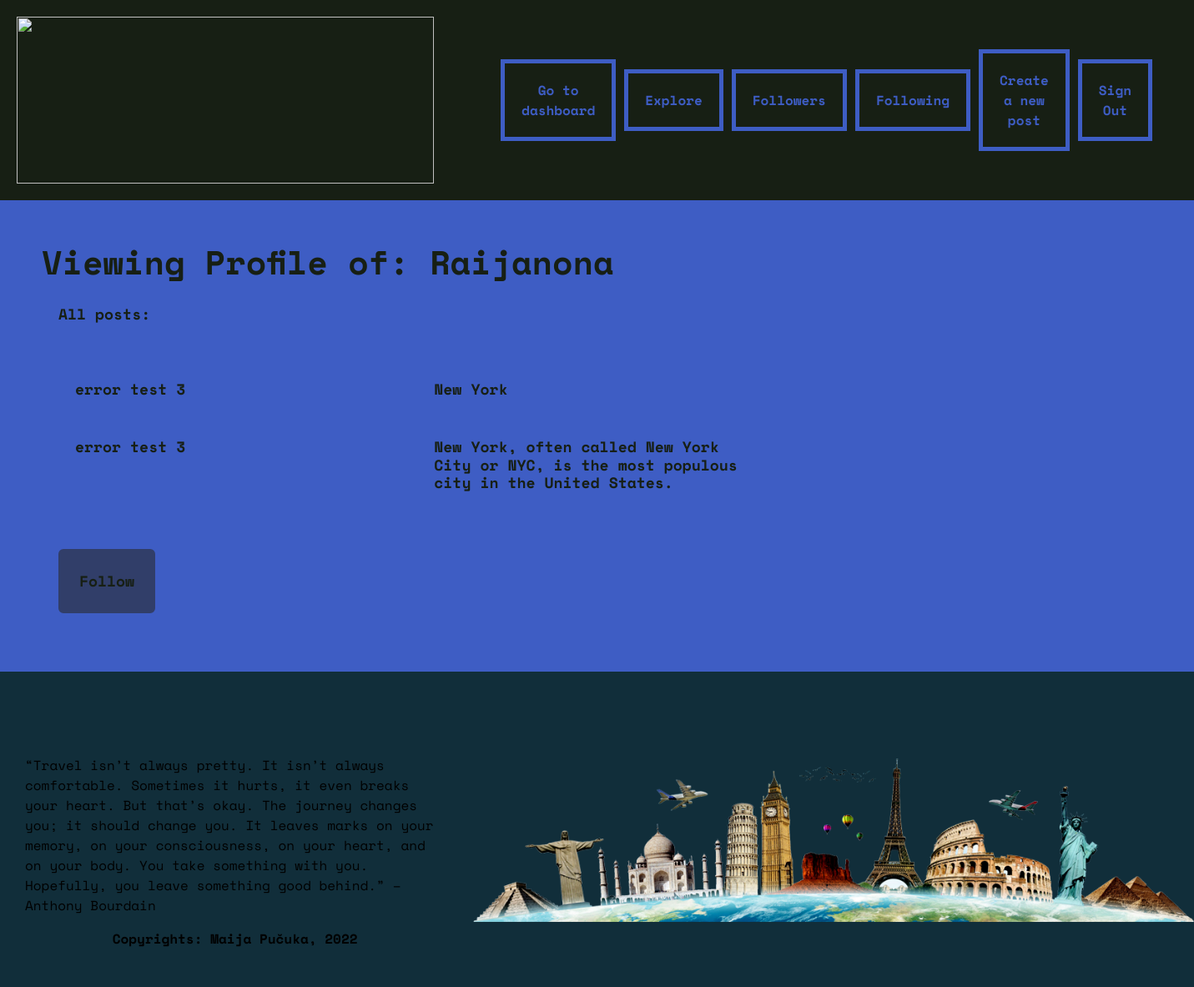
Screenshot of /view/profile.php?user-id=2 (signed in) with the database file from the repository.
### tables this page shows
CREATE TABLE `users` (
  `id` int(11) NOT NULL,
  `email` varchar(255) NOT NULL,
  `username` varchar(255) NOT NULL,
  `password` varchar(255) NOT NULL,
  `followers` longtext NOT NULL DEFAULT '[]',
  `following` longtext NOT NULL DEFAULT '[]',
  `blocked` longtext NOT NULL DEFAULT '[]'
);

CREATE TABLE `blogposts` (
  `id` int(11) NOT NULL,
  `title` varchar(255) NOT NULL,
  `excerpt` varchar(255) NOT NULL,
  `picture` text NOT NULL,
  `gallery` mediumtext NOT NULL DEFAULT '[]',
  `text` text NOT NULL,
  `date_published` datetime NOT NULL,
  `user_id` int(255) NOT NULL,
  `is_deleted` tinyint(1) NOT NULL DEFAULT 0
);

### models/User.php (called while the page is built, shortened)
<?php
require_once '../Functions/convertToArray.php';
class User {
    private $id;
    private $username;
    private $db_connection;
    public function __construct($db_connection) {
        $this->db_connection = $db_connection;
    }
    public function getOne($user_id) {
        $sql = "SELECT email,username,password,followers,following,blocked FROM users WHERE id = ?";
        $stmt = $this->db_connection->stmt_init();
        $this->id = (int)$user_id;
        if ($stmt->prepare($sql)) {
            $stmt->bind_param("i", $param_userid);
            if ($stmt->execute()) {
                $stmt->store_result();
                if ($stmt->num_rows == 1) {
                    $stmt->bind_result($db_email,$db_username,$db_password,$db_followers,$db_following,$db_blocked);
                    $this->username = $db_username;
                    $this->followers = convertToArray($db_followers);
                } else {
                    return FALSE;
                }
            }
        }
    }
    public function isFollowingMe($user_id) {
        return FALSE;
    }
    public function UserOwnsThisProfile($user_id) {
        return (int)$user_id === $this->id;
    }
    public function getUsername() {
        return $this->username;
    }
}
?>

### Functions/getParamsFromUrl.php (called while the page is built)
<?php
    function getParamsFromUrl($paramName) {
        $actual_link = (isset($_SERVER['HTTPS']) && $_SERVER['HTTPS'] === 'on' ? "https" : "http") . "://$_SERVER[HTTP_HOST]$_SERVER[REQUEST_URI]";
        $url_components = parse_url($actual_link);
        parse_str($url_components['query'], $urlParams);
        return $urlParams[$paramName];
    }
?>

### models/Blogpost.php (called while the page is built, shortened)
<?php
require_once '../Functions/convertToArray.php';
class Blogpost {
    private $db_connection;
    public function __construct($db_connection) {
        $this->db_connection = $db_connection;
    }
    public function getAllFromUser($userId) {
        $sql = "SELECT * FROM blogposts WHERE user_id = ? AND NOT is_deleted";
        $stmt = $this->db_connection->stmt_init();
        $this->post_owner_id = (int)$userId;
        if ($stmt->prepare($sql)) {
            $stmt->bind_param("i", $param_user_id);
            if ($stmt->execute()) {
                $allUserPosts = $stmt->get_result()->fetch_all(MYSQLI_ASSOC);
                return $allUserPosts;
            } else {
                return FALSE;
            }
        }$stmt->close();
    }
}
?>

### Functions/convertToArray.php (called while the page is built)
<?php
function convertToArray ($stringToConvert) {
    $convertedArray = str_replace(array('[',']'),'',$stringToConvert);
    $convertedArray = str_replace("'",'',$convertedArray);
    $convertedArray = explode(",",$convertedArray);
    $convertedArray = array_filter($convertedArray);
    return $convertedArray;
}
?>

### view/profile.php (the view, shortened to what this page needs)
<?php
    $guest = TRUE;
    if(!isset($_SESSION["loggedin"]) || $_SESSION["loggedin"] !== TRUE) {
        header("location: login.php");
        exit;
    } else if (isset($_SESSION["loggedin"]) && $_SESSION["loggedin"] === TRUE) {
        $guest = FALSE;
    }
    require_once '../db.php';
    require_once '../models/User.php';
    require_once '../models/Blogpost.php';
    require_once '../Functions/convertToArray.php';
    require_once '../Functions/getParamsFromUrl.php';
    $userId = getParamsFromUrl("user-id");
    $user = new User ($db_connection);
    $user->getOne($userId);
    $profileUsername = $user->getUsername();
    $userOwnsProfile = $user->UserOwnsThisProfile($_SESSION["id"]);
    $post = new Blogpost ($db_connection);
    $allUserPosts = $post->getAllFromUser($userId);
    $user_id = $_SESSION["id"];
    $isFollowingMe = $user->isFollowingMe($user_id);
?>
<!DOCTYPE html>
<html lang="en">
<head>
    <link rel="stylesheet" href="https://cdn.jsdelivr.net/npm/bootstrap@5.2.2/dist/css/bootstrap.min.css">
    <link rel="stylesheet" href="../assets/style/main.css">
    <link rel="stylesheet" href="../assets/style/fonts.css">
</head>
<body>
    <div class="wrapper wrapper-profile">
        <div class="top sticky-top">
            <div class="plane">
                <img src="../assets\580b585b2edbce24c47b2d10.png">
            </div>
            <div class="nav-bar">
                <?php if (!(isset($_SESSION["loggedin"]) && $_SESSION["loggedin"] === TRUE)) { ?>
                    <a href="login.php">Sign In</a>
                    <a href="register.php">Create an account</a>
                    <a href="welcome.php">Home</a>
                <?php } else { ?>
                    <a href="welcome.php">Go to dashboard</a>
                    <a href="explore.php">Explore</a>
                    <a href="followers.php?user-id=<?= $userId ?>">Followers</a>
                    <a href="following.php?user-id=<?= $userId ?>">Following</a>
                    <a href="createPost.php">Create a new post</a>
                    <a href="../controller/Logout.php">Sign Out</a>
                <?php } ?>
                </div>
        </div>
        <div class="main-wrap wrapper-profile">
            <h1 class="title"><?php echo ($userOwnsProfile === TRUE) ? "Welcome to your profile, " : "Viewing Profile of: " ?><?= $profileUsername ?> </h1>
            <h3><?php echo ($userOwnsProfile === TRUE) ? "Here are all your posts: " : "All posts: " ?></h3>
            <div class="wrapper-blogs">
                <?php foreach ($allUserPosts as $post) {?>
                    <a href="post.php?post-id=<?php echo $post["id"]; ?>">
                        <h2><?php echo $post["title"];?></h2>
                        <h2><?php echo $post["excerpt"];?></h2>
                    </a>
                <?php } ?>
            </div>
            <?php if (!$userOwnsProfile && !$guest) { ?>
                <?php if (!$isFollowingMe) { ?>
                    <a class="btn btn-normal" href="../controller/FollowUser.php?user-id=<?= $userId; ?>&redirect=profile">Follow</a>
                <?php } else { ?>
                    <a class="btn btn-normal" href="../controller/UnfollowUser.php?user-id=<?= $userId; ?>&redirect=profile">Unfollow</a>
                <?php } ?>
            <?php } ?>
        </div>
    </div>
    <?php require_once "../components/footer.php" ?>
</body>
</html>

### assets/style/main.css (style rules this page uses)
body, html { font-family: "Space Mono"; height: 100%; }
body { background-color: rgb(62, 93, 196); display: flex; flex-direction: column; height: 100%; }
.wrapper { flex: 1 0 auto; color: rgb(23, 31, 20); }
a { text-decoration: none; }
.main-wrap { height: 100%; }
.top { display: grid; grid-template-columns: 1fr 1fr; background-color: rgb(23, 31, 20); text-decoration: none; font-family: "Space Mono"; }
.nav-bar { display: grid; grid-template-columns: 1fr 1fr 1fr 1fr 1fr 1fr; grid-template-rows: auto; grid-gap: 10px; background-color: rgb(23, 31, 20); color: rgb(23, 31, 20); padding: 50px; border: 0px; align-items: center; justify-content: center; }
.plane { padding: 20px; }
.plane > img { height: 200px; width: 500px; }
.nav-bar > a { color: rgb(62, 93, 196); padding: 20px; border: 5px solid rgb(62, 93, 196); text-align: center; align-content: center; align-items: center; justify-content: center; justify-self: center; vertical-align: middle; font-weight: bold; transition: color 0.3s ease-in, background-color 0.3s ease-in; }
.wrapper-blogs { display: grid; grid-template-columns: 1fr 1fr 1fr; padding: 20px; }
.wrapper-profile { min-height: 100%; }
.main-wrap { padding: 50px; }
.main-wrap > a { color: rgb(23, 31, 20); }
.main-wrap > a, h2, h3, h4 { color: rgb(23, 31, 20); font-weight: bold; font-size: large; padding: 20px; }
.wrapper-blogs > a { color: rgb(23, 31, 20); }
.title { font-size: 40px; font-weight: bold; }
.btn { padding: 10px; color: rgb(23, 31, 20); margin: 20px; font-weight: bold; transition: color 0.3s ease-in; }
.btn-normal { background-color: rgb(49, 62, 105); border: 5px solid rgb(49, 62, 105); }

### rows the page displays
users: username "Raijanona"
blogposts: title "error test 3", excerpt "error test 3"
blogposts: title "New York", excerpt "New York, often called New York City or NYC, is the most populous city in the United States."
